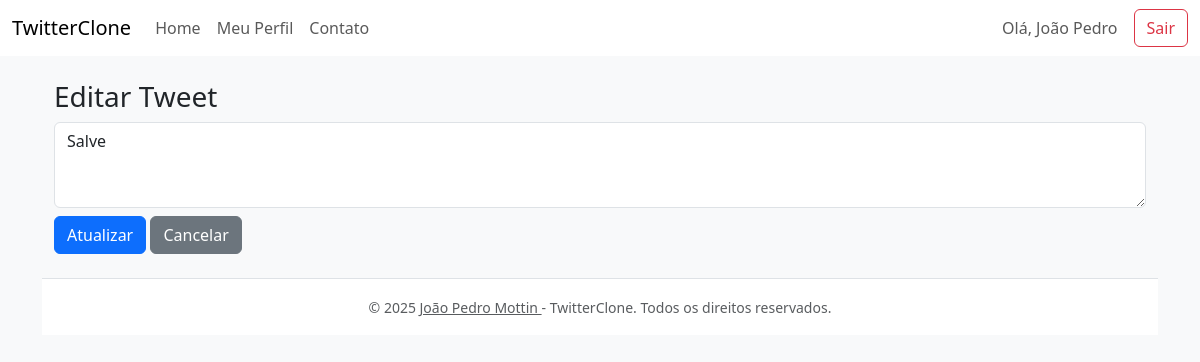
Page /?url=tweet/editar/2 (signed in) on the earlier database version.
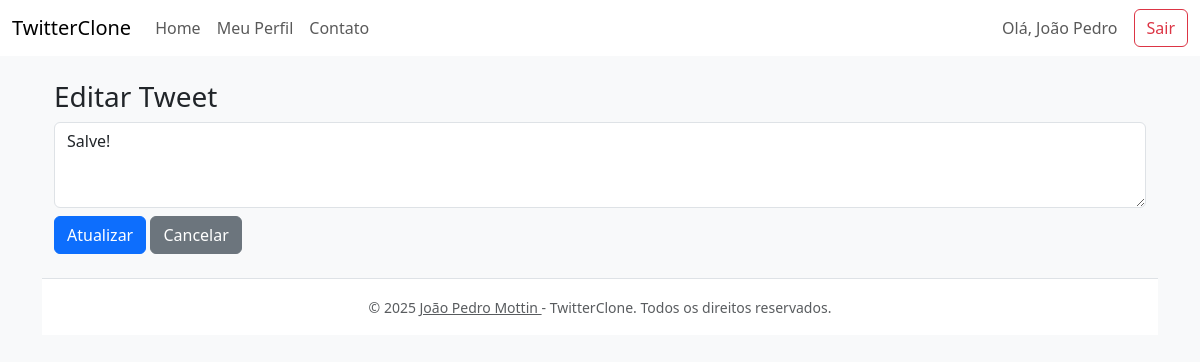
Same page on the later database version.
### tables this page shows
CREATE TABLE `tweets` (
  `id` int(11) NOT NULL AUTO_INCREMENT,
  `user_id` int(11) NOT NULL,
  `texto` text NOT NULL,
  `criado_em` datetime DEFAULT current_timestamp(),
  PRIMARY KEY (`id`),
  KEY `user_id` (`user_id`)
);

### controllers/TweetController.php (called while the page is built, shortened)
<?php
require_once __DIR__ . '/../models/Tweet.php';
require_once __DIR__ . '/../config/db.php';
class TweetController {
    public function editar($id)
    {
        $tweetModel = new Tweet(Conexao::getConexao());
        $tweet = $tweetModel->findByIdAndUser($id, $_SESSION['user_id']);
        require 'views/partials/header.php';
        require 'views/tweet_editar.php';
        require 'views/partials/footer.php';
    }
}

### config/db.php (called while the page is built)
<?php
abstract class Conexao {
    private static $pdo;
    public static function getConexao() {
        if (!isset(self::$pdo)) {
            try {
                self::$pdo = new PDO("mysql:host=localhost;port=3306;dbname=Twitterclone;charset=utf8", "root", "");
                self::$pdo->setAttribute(PDO::ATTR_ERRMODE, PDO::ERRMODE_EXCEPTION);
            } catch (PDOException $e) {
                die("Erro de conexão: " . $e->getMessage());
            }
        }
        return self::$pdo;
    }
}
?>

### models/Tweet.php (called while the page is built, shortened)
<?php
require_once __DIR__ . '/../config/db.php';
class Tweet {
    private $db;
    public function __construct($db) {
        $this->db = $db;
    }
    public function findByIdAndUser($id, $user_id) {
        $stmt = $this->db->prepare('SELECT * FROM tweets WHERE id = ? AND user_id = ?');
        $stmt->execute([$id, $user_id]);
        return $stmt->fetch();
    }
}

### views/tweet_editar.php (the view)
<div class="container mt-3">
    <h3>Editar Tweet</h3>
    <form method="post" action="?url=tweet/atualizar/<?php echo $tweet['id']; ?>">
    <input type="hidden" name="csrf_token" value="<?php echo CsrfHelper::generateToken(); ?>">        <div class="form-group">
            <textarea name="texto" class="form-control" rows="3"><?php echo htmlspecialchars($tweet['texto']); ?></textarea>
        </div>
        <button type="submit" class="btn btn-primary mt-2">Atualizar</button>
        <a href="?url=home" class="btn btn-secondary mt-2">Cancelar</a>
    </form>
</div>

Differences in the rows shown:
changed tweets: texto "Salve" → "Salve!"
